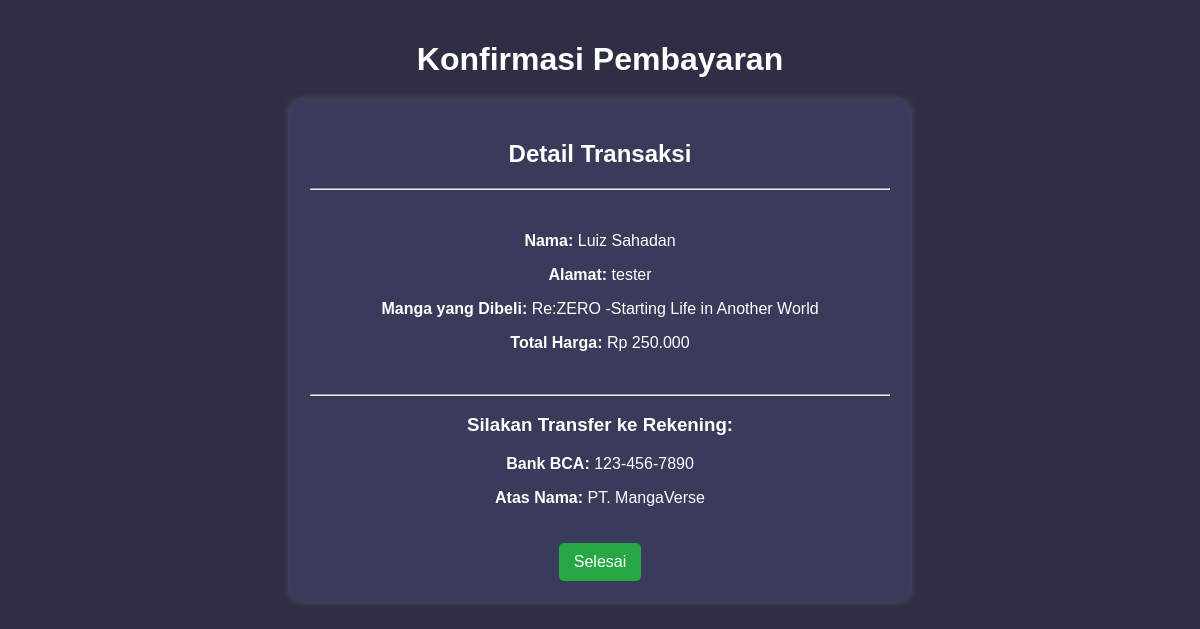
Screenshot of /pembayaran.php?id=7 with the database file from the repository.
### tables this page shows
CREATE TABLE `transaksi` (
  `id` int(11) NOT NULL,
  `nama` varchar(255) NOT NULL,
  `alamat` text NOT NULL,
  `manga_id` int(11) NOT NULL,
  `tanggal_transaksi` timestamp NOT NULL DEFAULT current_timestamp()
);

CREATE TABLE `manga` (
  `id` int(11) NOT NULL,
  `title` varchar(255) DEFAULT NULL,
  `image` varchar(255) DEFAULT NULL,
  `price` int(11) DEFAULT NULL,
  `description` text DEFAULT NULL
);

### pembayaran.php (the view, shortened to what this page needs)
<?php
include 'koneksi/config.php';
$transaksi_id = $_GET['id'];
$query = "SELECT transaksi.id, transaksi.nama, transaksi.alamat, manga.title, manga.price, manga.image
          FROM transaksi
          JOIN manga ON transaksi.manga_id = manga.id
          WHERE transaksi.id = ?";
$stmt = $conn->prepare($query);
$stmt->bind_param("i", $transaksi_id);
$stmt->execute();
$result = $stmt->get_result();
$transaksi = $result->fetch_assoc();
?>
<!DOCTYPE html>
<html lang="id">
<head>
</head>
<body>
    <h1>Konfirmasi Pembayaran</h1>
    <div class="container">
        <h2>Detail Transaksi</h2>
    <hr /> <br />
        <p><strong>Nama:</strong> <?php echo htmlspecialchars($transaksi['nama']); ?></p>
        <p><strong>Alamat:</strong> <?php echo htmlspecialchars($transaksi['alamat']); ?></p>
        <p><strong>Manga yang Dibeli:</strong> <?php echo htmlspecialchars($transaksi['title']); ?></p>
        <p><strong>Total Harga:</strong> Rp <?php echo number_format($transaksi['price'], 0, ',', '.'); ?></p>
<br /><hr />
        <h3>Silakan Transfer ke Rekening:</h3>
        <p><strong>Bank BCA:</strong> 123-456-7890</p>
        <p><strong>Atas Nama:</strong> PT. MangaVerse</p>
        <a href="index.php" class="btn">Selesai</a>
    </div>
</body>
</html>

### pembayaran.php (style rules this page uses)
body { font-family: Arial, sans-serif; background-color: #2e2e44; color: white; text-align: center; margin: 0; padding: 20px; }
.container { background: #3a3a5a; padding: 20px; width: 50%; margin: auto; border-radius: 10px; box-shadow: 0px 0px 10px rgba(255, 255, 255, 0.2); }
.btn { background: #28a745; color: white; padding: 10px 15px; border: none; cursor: pointer; font-size: 16px; border-radius: 5px; text-decoration: none; display: inline-block; margin-top: 20px; }

### rows the page displays
transaksi: nama "Luiz Sahadan", alamat "tester", manga.title "Re:ZERO -Starting Life in Another World", manga.price "250.000"
